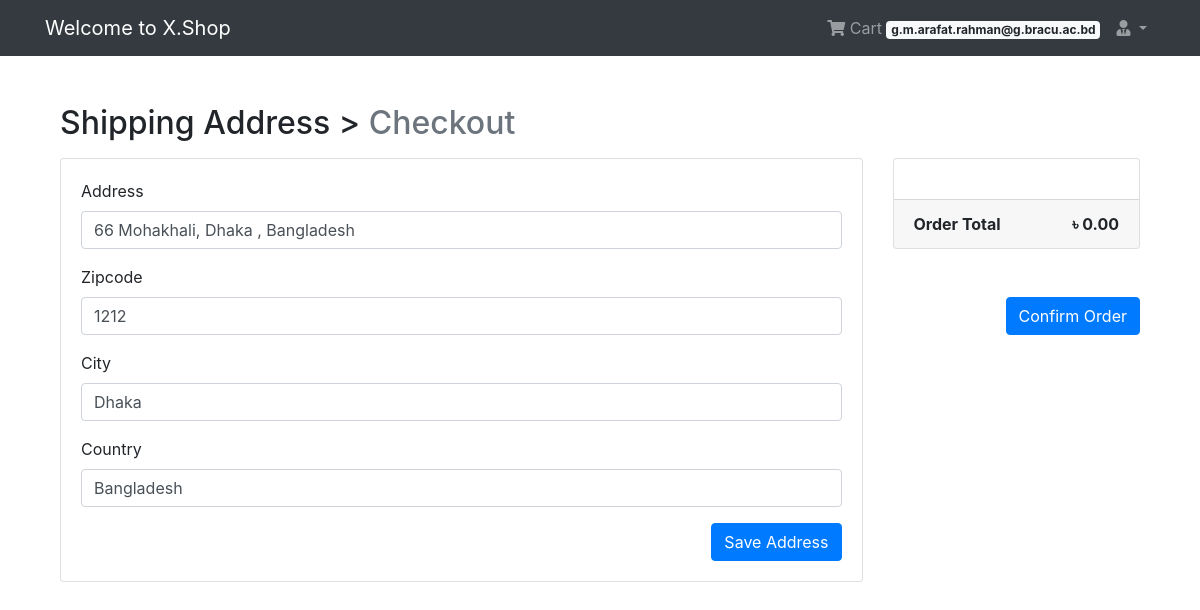
Page /payment/checkout/ (signed in) on the committed database.
### App_Login/models.py (models this page shows, shortened)
class User(AbstractBaseUser, PermissionsMixin):
    email = models.EmailField(unique=True, null=False)
    is_staff = models.BooleanField(
        ugettext_lazy('staff status'),
        default=False,
        help_text = ugettext_lazy('Designates whether the user can log in this site')
    )
    is_active = models.BooleanField(
        ugettext_lazy('active'),
        default=True,
        help_text=ugettext_lazy('Designates whether this user should be treated as active. Unselect this instead of deleting accounts')
    )
    USERNAME_FIELD = 'email'
    objects = MyUserManager()
    def __str__(self):
        return self.email

### App_Payment/models.py (models this page shows, shortened)
class  BillingAddress(models.Model):
    user = models.ForeignKey(settings.AUTH_USER_MODEL, on_delete=models.CASCADE)
    address = models.CharField(max_length=264, blank=True)
    zipcode = models.CharField(max_length=10, blank=True)
    city = models.CharField(max_length=30, blank=True)
    country = models.CharField(max_length=20, blank=True)
    def is_fully_filled(self):
        field_names = [f.name for f in self._meta.get_fields()]
        for field_name in field_names:
            value = getattr(self, field_name)
            if value is None or value=='':
                return False
        return True
    class Meta:
        verbose_name_plural = "BillingAddress"

### App_Payment/views.py (the view)
# urls.py: path('checkout/', views.checkout, name="checkout")
@login_required
def checkout(request):
    saved_address = BillingAddress.objects.get_or_create(user=request.user)[0]
    form = BillingForm(instance=saved_address)
    if request.method == "POST":
        form = BillingForm(request.POST, instance=saved_address)
        if form.is_valid():
            form.save()
            form = BillingForm(instance=saved_address)
            messages.success(request, f"Shipping Address has been updated")
    order_qs = Order.objects.filter(user=request.user, ordered=False)
    order_items = order_qs[0].orderitems.all()
    order_total = order_qs[0].get_totals()
    return render(request, 'App_Payment/checkout.html', context={"form":form,
    "order_items":order_items, "order_total":order_total, "saved_address":saved_address})

### App_Payment/forms.py
class BillingForm(forms.ModelForm):
    class Meta:
        model = BillingAddress
        fields = ['address', 'zipcode', 'city', 'country']

### App_Order/models.py (called while the page is built)
    def get_totals(self):
        total = 0
        for order_item in self.orderitems.all():
            total += float(order_item.get_total())
        return total

### templates/App_Payment/checkout.html (shortened to what this page needs)
{% extends 'base.html' %}
{% load crispy_forms_tags %}
{% block body_block %}
<div class="container mt-5">
  <h2 class="mb-3">
    Shipping Address > <span class="text-muted">Checkout</span>
  </h2>
  <div class="row">
    <div class="col-md-9">
      <div class="card mb-5" style="height: auto">
        <div class="card-body">
          <form method="POST">
            {{form|crispy}}
            <button type="submit" class="btn btn-primary float-right">Save Address</button>
          </form>
        </div>
      </div>
    </div>
    <div class="col-md-3">
      <div class="card" style="height:auto">
        <div class="card-body">
        </div>
        <div class="card-footer">
          <span class="float-left"><b>Order Total</b></span>
          <span class="float-right"><b>&#2547; {{order_total|floatformat:2}}</b></span>
        </div>
      </div>
      <br>
      <br>
      {% if saved_address.is_fully_filled %}
      <button type="submit" class="btn btn-primary float-right">Confirm Order</button>
      <br> <br>
      {% else %}
      <div class="alert alert-info">
        <p>Please fill up all the information to make payment.</p>
      </div>
      {% endif %}
    </div>
  </div>
</div>
{% endblock %}

### templates/navbar.html (shortened to what this page needs)
{% load cart_tag %}
<nav class="navbar navbar-expand-lg navbar-dark bg-dark">
  <div class="container">
    <a class="navbar-brand" href="{% url 'App_Shop:home' %}">Welcome to X.Shop</a>
    <div class="collapse navbar-collapse" id="navbarNav">
      <ul class="navbar-nav ml-auto">
        {% if request.user.is_authenticated %}
        <li class="nav-item">
          <a href="{% url 'App_Order:cart' %}" class="nav-link">
              <i class="fa fa-shopping-cart"></i> Cart
              <span class="badge badge-light">{{ request.user | cart_total }}</span>
          </a>
        </li>
        <li class="nav-item dropdown">
          <a class="nav-link dropdown-toggle" href="#" id="navbarDropdown" role="button" data-toggle="dropdown" aria-haspopup="true" aria-expanded="false"><i class="fas fa-user-tie"></i> {{request.user.profile.username}}</a>
        </li>
        {% else %}
        <li class="nav-item">
          <a href="{% url 'App_Login:login' %}" class="btn btn-primary">Login</a>
        </li>
        {% endif %}
      </ul>
    </div>
  </div>
</nav>

### templates/base.html (style rules this page uses)
.card { height: 350px; }

### rows in the picture
User: user|cart_total "g.m.arafat.rahman@g.bracu.ac.bd"
BillingAddress: address "66 Mohakhali, Dhaka , Bangladesh", zipcode "1212", city "Dhaka", country "Bangladesh"

### other values in the picture
{{ order_total|floatformat:2 }} "0.00"
